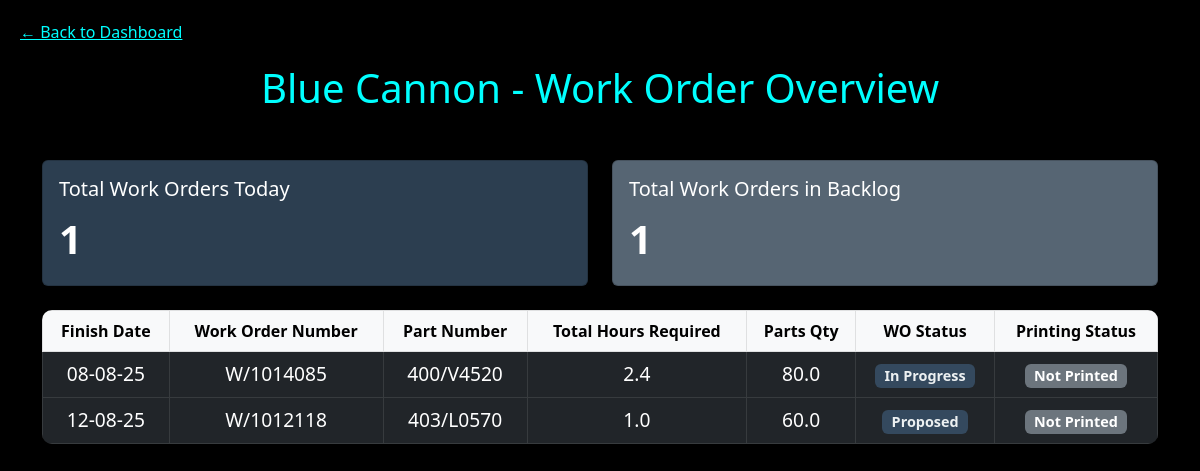
The page /blue-cannon on the database its author committed.
### tables this page shows
CREATE TABLE "vacuum_data" (
"ResourceDescription" TEXT,
  "FinishDate" TIMESTAMP,
  "WorksOrderNumber" TEXT,
  "TotalHours" REAL,
  "PartNumber" TEXT,
  "PartsQty" REAL,
  "WO Status" TEXT
);

### main.py (the view)
@app.route("/<machine_slug>")
def machine_dashboard(machine_slug):
    excel_name = slug_to_excel_name.get(machine_slug.lower())
    if not excel_name:
        return "Machine not found", 404
    machine_type = "trimming" if excel_name in trimming_machines else "vacuum"
    data = get_dashboard_data(excel_name, machine_type)
    if data is None:
        return jsonify({"error": f"No data found for {excel_name}"}), 404
    template_name = excel_to_html.get(excel_name, "default.html")
    return render_template(template_name, machine=excel_name, **data)

### templates/Blue Cannon.html (shortened to what this page needs)
<!DOCTYPE html>
<html lang="en">
<head>
  <link href="https://cdn.jsdelivr.net/npm/bootstrap@5.3.0/dist/css/bootstrap.min.css" rel="stylesheet" />
</head>
<body>
  <a href="/" class="btn-back">← Back to Dashboard</a>
  <h2>Blue Cannon - Work Order Overview</h2>
<div class="container mt-5">
  <div class="row mb-4">
    <div class="col-md-6">
      <div class="card text-white" style="background-color: #2C3E50;">
        <div class="card-body">
          <h5 class="card-title">Total Work Orders Today</h5>
          <p class="card-text fs-1 fw-bold">{{ total_today  }}</p>
        </div>
      </div>
    </div>
    <div class="col-md-6">
      <div class="card text-white" style="background-color: #566573;">
        <div class="card-body">
          <h5 class="card-title">Total Work Orders in Backlog</h5>
          <p class="card-text fs-1 fw-bold">{{ total_backlog }}</p>
        </div>
      </div>
    </div>
  </div>
  <div class="table-responsive">
    <table class="table table-dark table-hover table-bordered align-middle text-center" style="border-radius: 10px; overflow: hidden;">
      <thead class="table-light text-dark">
        <tr>
          <th>Finish Date</th>
          <th>Work Order Number</th>
          <th>Part Number</th>
          <th>Total Hours Required</th>
          <th>Parts Qty</th>
          <th>WO Status</th>
          <th>Printing Status</th>
        </tr>
      </thead>
      <tbody style="font-size: 1.2rem;">
        {% for order in work_orders %}
        <tr>
          <td>{{ order.finish_date }}</td>
          <td>{{ order.work_order_number }}</td>
          <td>{{ order.part_number }}</td>
          <td>{{ order.total_hours_required }}</td>
          <td>{{ order.parts_qty }}</td>
          <td>
            <span class="badge" style="background-color: #34495E; color: #ECF0F1; font-weight: 600;">
              {{ order.wo_status }}
            </span>
          </td>
          <td>
            <span class="badge {% if order.printing_status == 'Printed' %}bg-success{% else %}bg-secondary{% endif %}">
              {{ order.printing_status }}
            </span>
          </td>
        </tr>
        {% endfor %}
      </tbody>
    </table>
  </div>
</div>
</body>
</html>

### templates/Blue Cannon.html (style rules this page uses)
body { background-color: #000; color: #fff; font-family: 'Segoe UI', sans-serif; padding: 20px; }
h2 { text-align: center; font-size: 2.5rem; color: #00ffff; margin-bottom: 30px; }
table { background-color: #111; color: #fff; }
table th, table td { vertical-align: middle; text-align: center; }
table thead { background-color: #333; color: #00ffff; }
a.btn-back { margin-bottom: 20px; display: inline-block; color: #00ffff; }

### rows shown on the page
vacuum_data: finish_date "08-08-25", work_order_number "W/1014085", part_number "400/V4520", total_hours_required "2.4", parts_qty "80.0", wo_status "In Progress", printing_status "Not Printed"
vacuum_data: finish_date "12-08-25", work_order_number "W/1012118", part_number "403/L0570", total_hours_required "1.0", parts_qty "60.0", wo_status "Proposed", printing_status "Not Printed"
